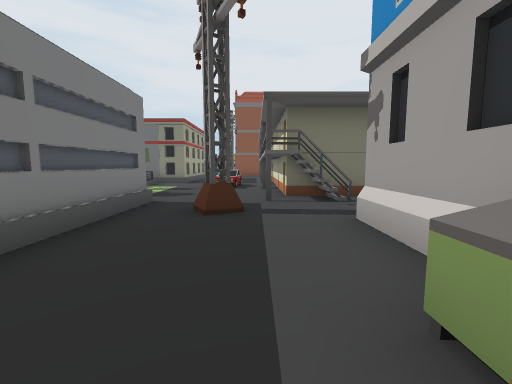
[1] (above)

24 first-person views from a walk through a Unity game level. The camera is 1.5 m above the floor, tilts 6° down and sees 90° across. The floor is counted in squares, 2 m on a side. Each view is taken from the middle of a square. On the plan, view 1 faces up. The plan holds only what a view shows up to about 9 squares ahead; the rest is blank. The place goes on beyond the plan. Some animated figures are left out. Some surface patterns are stand-ins.

[2]
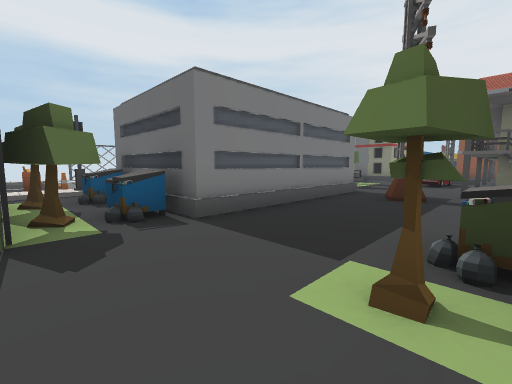

[3]
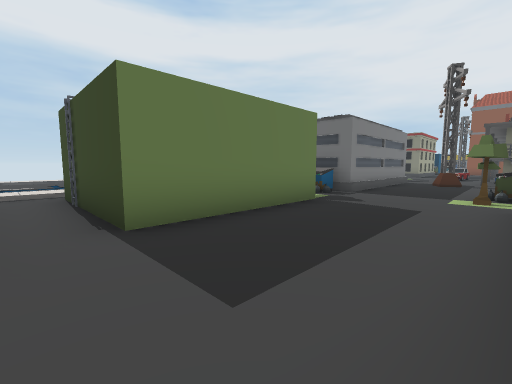

[4]
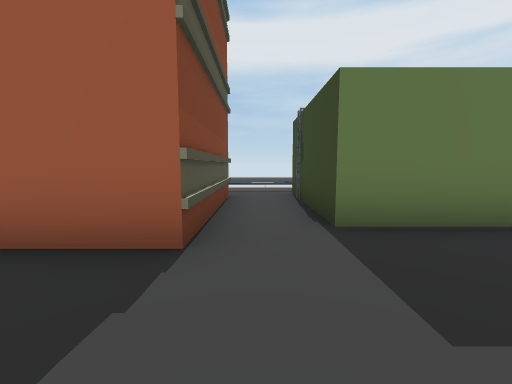

[5]
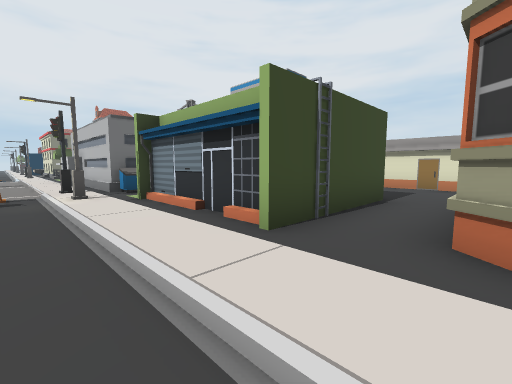

[6]
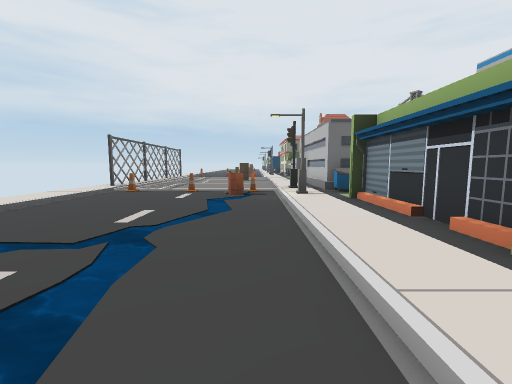

[7]
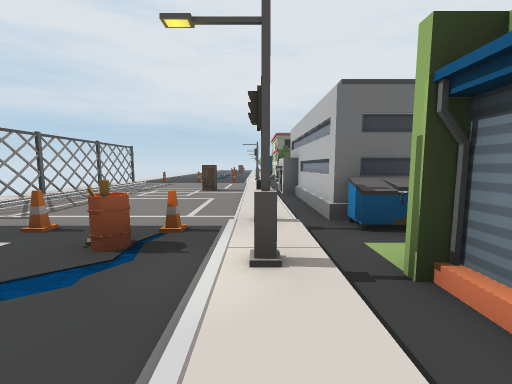

[8]
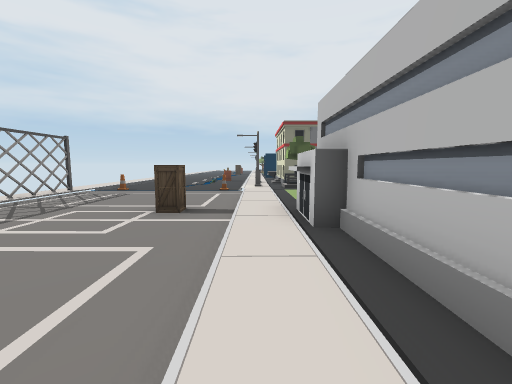

[9]
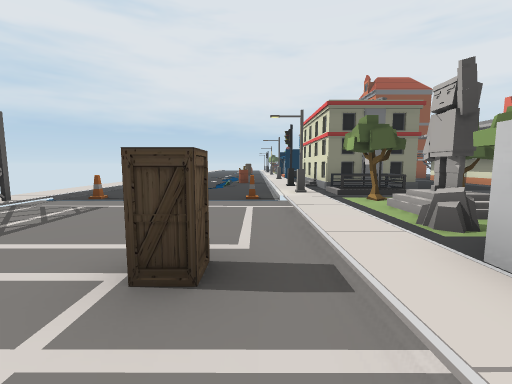

[10]
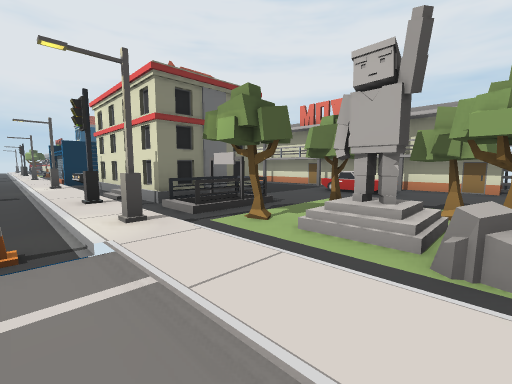

[11]
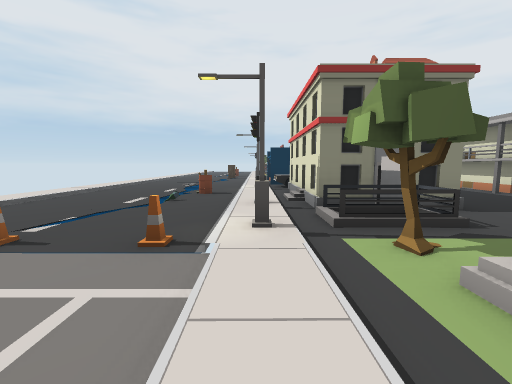

[12]
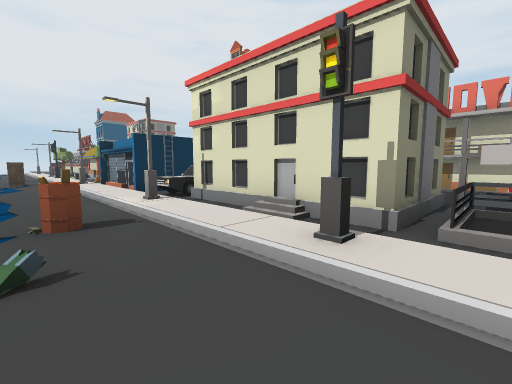

[13]
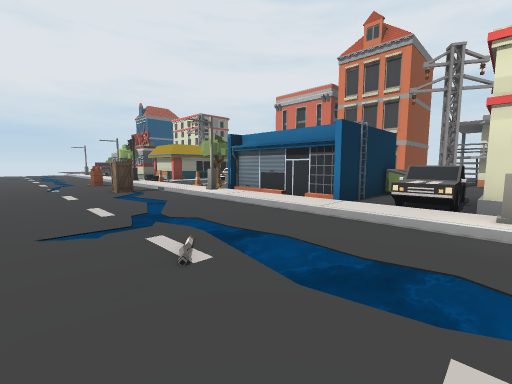

[14]
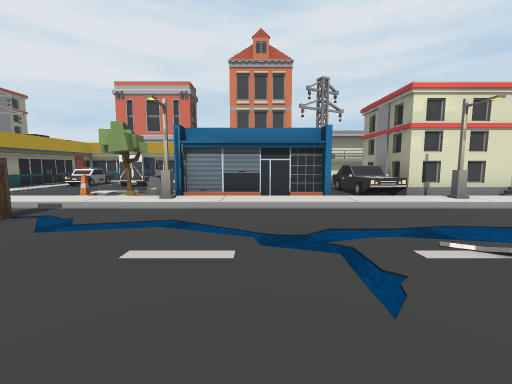

[15]
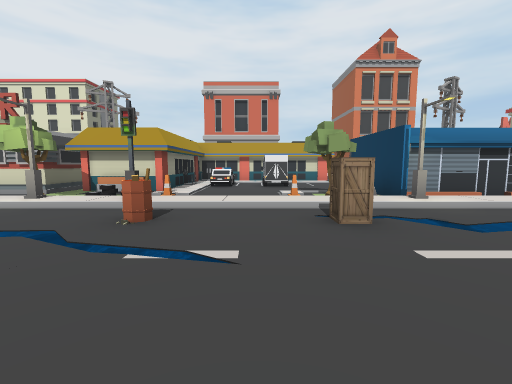

[16]
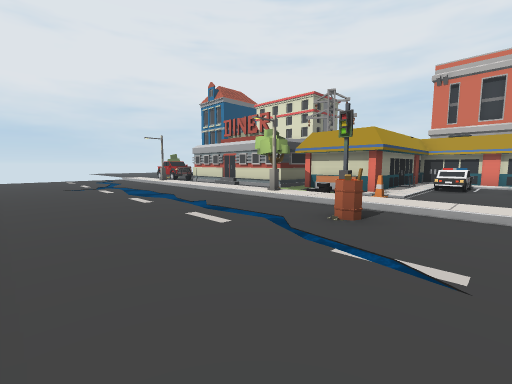

[17]
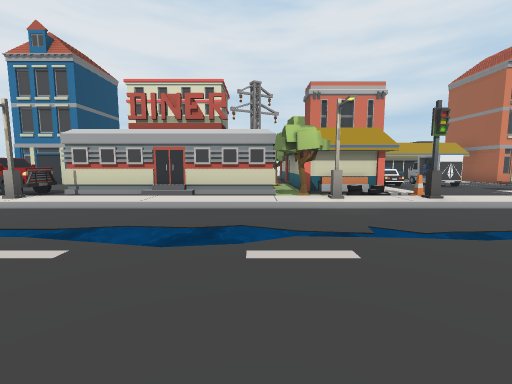

[18]
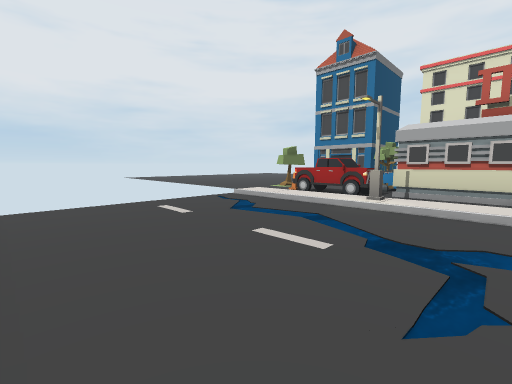

[19]
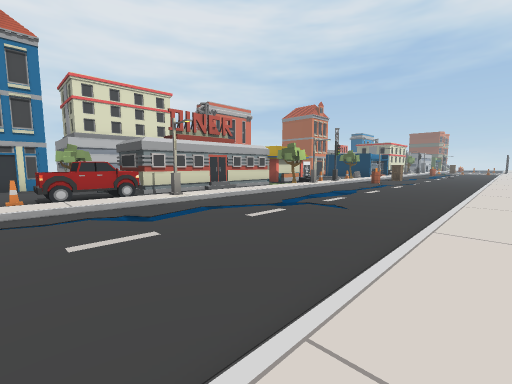

[20]
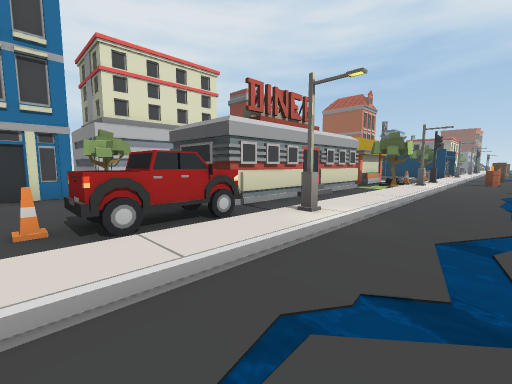

[21]
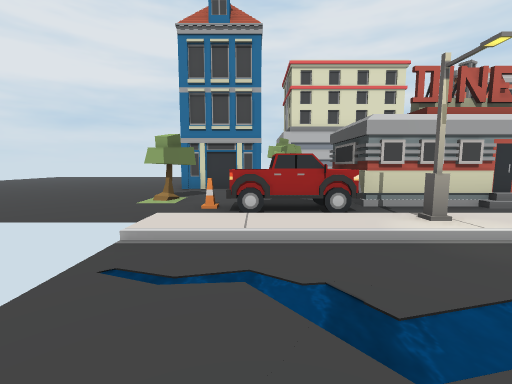

[22]
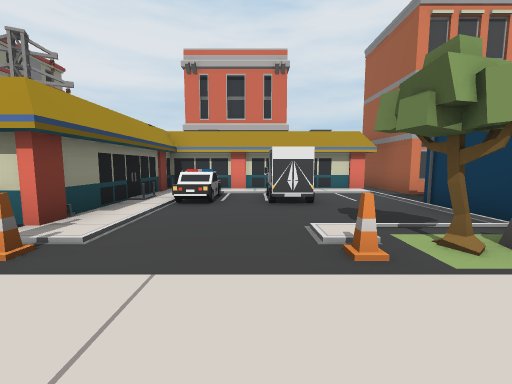

[23]
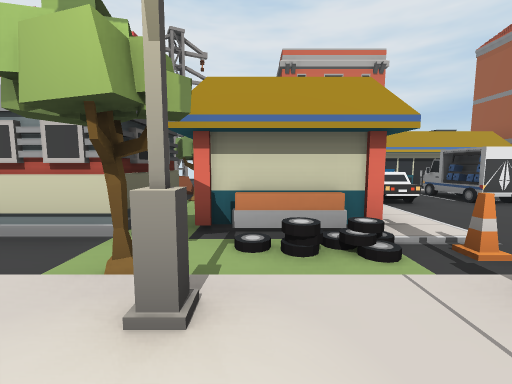

[24]
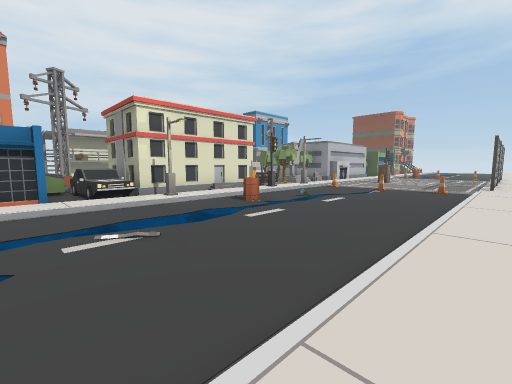

### Floor plan
Key: @ floor where view 1 was taken; # wall or solid block; x gap in a wall; . main floor; : floor 0.25 m higher than the main floor; + floor 0.75 m higher than the main floor; / step, stairs or slope; = window, fence, low wall or low ledge; ~ water the walk can cross; ≈ water the walk keeps out of; C car; T tree; U dumpster; N cone; B barrel; S streetlight; I building; A statue; O other object.
Columns run from 13 left of view 1 to 3 right of it. Each row starts with its distance up from view 1.
 39        ..O.#
 38 :.....:.N..#
 37 :.....:OO..#
 36 :...≈.:O...T ###
 35 :...≈.SO#U#  #
 34 :...≈.:.#
 33 :..≈≈.:.#
 32 :...≈.:.#
 31 :...≈.:.#
 30 :...≈.:.###.#
 29 :...≈.#x####
 28 :...≈.S ####
 27 :...≈.:/######
 26 :...B.:N.....#
 25  ..≈..:...+C.#
 24  .....:......#
 23   ...O:N..OO.#
 22   ....:x.....#
 21   ..≈.S#.....#
 20   ..≈.:O   .###
 19  ...≈.:#    #
 18 :..≈≈.:#    #
 17 :...~.:..UU
 16 :...≈.:CCC   .#
 15 :...≈.S/###  .#
 14 :...B.:/     .#
 13 :...≈.:I    ..#
 12 :...≈.:/   ...#
 11 :.....#/###...#
 10 :..≈..:/O...+.#
  9 :N.N.NS.....C.#
  8 :.....:..T....#
  7 :.....:.A T...#
  6 :.....:=T  ...###
  5 :...O.:#  #...#.
  4 :.....:## #.#...
  3 :.....:/###....#
  2 :.....:/###....#
  1 :.....:/###...U
  0 :....N:/U##..@T
 -1 :O.N.B#.##U....
 -2 :/....S.####...
 -3 :/..≈.:.#  #...
 -4  /..≈.:.#  #...
 -5   ..≈.:.#  #...
 -6   .≈≈.:.####...
 -7   ..≈.:........
 -8      .:.####..
 -9         O   ..

Where each view was taken, in squares from view 1:
view 1: 0 up, 0 right, facing up
view 2: 2 down, 1 right, facing up-left
view 3: 7 down, 1 right, facing up-left
view 4: 7 down, 1 right, facing left
view 5: 8 down, 8 left, facing up-right
view 6: 8 down, 8 left, facing up
view 7: 4 down, 7 left, facing up
view 8: 0 up, 7 left, facing up
view 9: 3 up, 8 left, facing up
view 10: 6 up, 8 left, facing up-right
view 11: 6 up, 7 left, facing up
view 12: 10 up, 9 left, facing up-right
view 13: 15 up, 11 left, facing up-right
view 14: 19 up, 12 left, facing right
view 15: 24 up, 12 left, facing right
view 16: 24 up, 12 left, facing up-right
view 17: 30 up, 12 left, facing right
view 18: 33 up, 12 left, facing up-right
view 19: 38 up, 13 left, facing down-right
view 20: 38 up, 9 left, facing down-right
view 21: 37 up, 10 left, facing right
view 22: 24 up, 8 left, facing right
view 23: 28 up, 8 left, facing right
view 24: 18 up, 13 left, facing down-right
